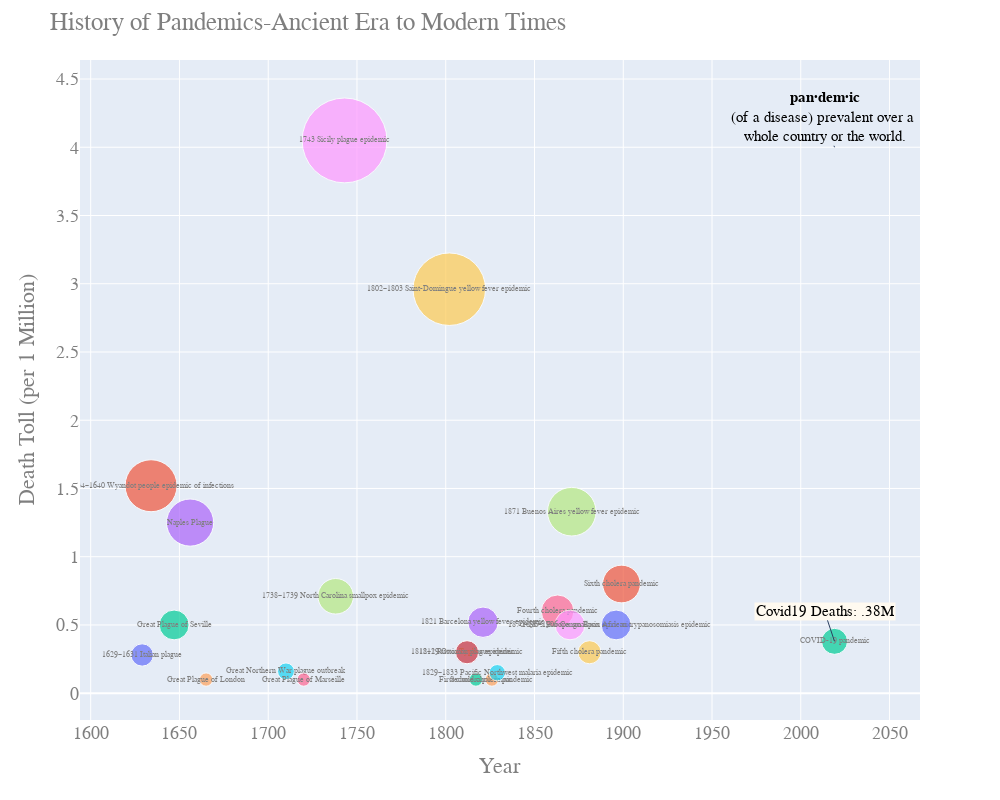

Here is the notebook cell this chart was saved with:
### Code cell
#plotting data based on requirement
fig = px.scatter(df, x="Year", y="Death Count", size="Death Count", color="Pandemic Name",text = "Pandemic Name", 
                 log_x=False, size_max=60,width=1000, height=1000)
fig.update_layout(showlegend=False)
fig.update_layout(uniformtext_minsize=8, uniformtext_mode='hide')
fig.update_layout(
    height=800,
    title_text='History of Pandemics-Ancient Era to Modern Times',
    yaxis_title="Death Toll (per 1 Million)",
    font=dict(family="Calibri, monospace",size=18,color="#7f7f7f")
)
fig.update_traces(textposition='middle center')
fig.update_traces(textfont_size=8)

fig.add_annotation(
            x=2019,
            y=.38,
            text="Covid19 Deaths: .38M",bgcolor='floralwhite',font=dict(
                family="Calibri, monospace",
                size=15,
                color="black"
            ))

fig.add_annotation(
            x=2019,
            y=4,
            text="<b>pan·dem·ic</b><br>(of a disease) prevalent over a <br>whole country or the world.",
font=dict(
                family="Calibri, monospace",
                size=15,
                color="black"
            ))
fig.show()

### Figure 1 — Plotly figure (JSON) as saved in the notebook; plotly's stock layout.template omitted (floating-point values rounded to 4 significant figures)
{"data": [{"hoverlabel": {"namelength": 0}, "hovertemplate": "Pandemic Name=%{text}<br>Year=%{x}<br>Death Count=%{marker.size}", "legendgroup": "1629–1631 Italian plague", "marker": {"color": "#636efa", "size": [0.28], "sizemode": "area", "sizeref": 0.001125, "symbol": "circle"}, "mode": "markers+text", "name": "1629–1631 Italian plague", "showlegend": true, "text": ["1629–1631 Italian plague"], "textfont": {"size": 8}, "textposition": "middle center", "type": "scatter", "x": ["1629"], "xaxis": "x", "y": [0.28], "yaxis": "y"}, {"hoverlabel": {"namelength": 0}, "hovertemplate": "Pandemic Name=%{text}<br>Year=%{x}<br>Death Count=%{marker.size}", "legendgroup": "1634–1640 Wyandot people epidemic of infections", "marker": {"color": "#EF553B", "size": [1.52], "sizemode": "area", "sizeref": 0.001125, "symbol": "circle"}, "mode": "markers+text", "name": "1634–1640 Wyandot people epidemic of infections", "showlegend": true, "text": ["1634–1640 Wyandot people epidemic of infections"], "textfont": {"size": 8}, "textposition": "middle center", "type": "scatter", "x": ["1634"], "xaxis": "x", "y": [1.52], "yaxis": "y"}, {"hoverlabel": {"namelength": 0}, "hovertemplate": "Pandemic Name=%{text}<br>Year=%{x}<br>Death Count=%{marker.size}", "legendgroup": "Great Plague of Seville", "marker": {"color": "#00cc96", "size": [0.5], "sizemode": "area", "sizeref": 0.001125, "symbol": "circle"}, "mode": "markers+text", "name": "Great Plague of Seville", "showlegend": true, "text": ["Great Plague of Seville"], "textfont": {"size": 8}, "textposition": "middle center", "type": "scatter", "x": ["1647"], "xaxis": "x", "y": [0.5], "yaxis": "y"}, {"hoverlabel": {"namelength": 0}, "hovertemplate": "Pandemic Name=%{text}<br>Year=%{x}<br>Death Count=%{marker.size}", "legendgroup": "Naples Plague", "marker": {"color": "#ab63fa", "size": [1.25], "sizemode": "area", "sizeref": 0.001125, "symbol": "circle"}, "mode": "markers+text", "name": "Naples Plague", "showlegend": true, "text": ["Naples Plague"], "textfont": {"size": 8}, "textposition": "middle center", "type": "scatter", "x": ["1656"], "xaxis": "x", "y": [1.25], "yaxis": "y"}, {"hoverlabel": {"namelength": 0}, "hovertemplate": "Pandemic Name=%{text}<br>Year=%{x}<br>Death Count=%{marker.size}", "legendgroup": "Great Plague of London", "marker": {"color": "#FFA15A", "size": [0.1], "sizemode": "area", "sizeref": 0.001125, "symbol": "circle"}, "mode": "markers+text", "name": "Great Plague of London", "showlegend": true, "text": ["Great Plague of London"], "textfont": {"size": 8}, "textposition": "middle center", "type": "scatter", "x": ["1665"], "xaxis": "x", "y": [0.1], "yaxis": "y"}, {"hoverlabel": {"namelength": 0}, "hovertemplate": "Pandemic Name=%{text}<br>Year=%{x}<br>Death Count=%{marker.size}", "legendgroup": "Great Northern War plague outbreak", "marker": {"color": "#19d3f3", "size": [0.16], "sizemode": "area", "sizeref": 0.001125, "symbol": "circle"}, "mode": "markers+text", "name": "Great Northern War plague outbreak", "showlegend": true, "text": ["Great Northern War plague outbreak"], "textfont": {"size": 8}, "textposition": "middle center", "type": "scatter", "x": ["1710"], "xaxis": "x", "y": [0.16], "yaxis": "y"}, {"hoverlabel": {"namelength": 0}, "hovertemplate": "Pandemic Name=%{text}<br>Year=%{x}<br>Death Count=%{marker.size}", "legendgroup": "Great Plague of Marseille", "marker": {"color": "#FF6692", "size": [0.1], "sizemode": "area", "sizeref": 0.001125, "symbol": "circle"}, "mode": "markers+text", "name": "Great Plague of Marseille", "showlegend": true, "text": ["Great Plague of Marseille"], "textfont": {"size": 8}, "textposition": "middle center", "type": "scatter", "x": ["1720"], "xaxis": "x", "y": [0.1], "yaxis": "y"}, {"hoverlabel": {"namelength": 0}, "hovertemplate": "Pandemic Name=%{text}<br>Year=%{x}<br>Death Count=%{marker.size}", "legendgroup": "1738–1739 North Carolina smallpox epidemic", "marker": {"color": "#B6E880", "size": [0.71], "sizemode": "area", "sizeref": 0.001125, "symbol": "circle"}, "mode": "markers+text", "name": "1738–1739 North Carolina smallpox epidemic", "showlegend": true, "text": ["1738–1739 North Carolina smallpox epidemic"], "textfont": {"size": 8}, "textposition": "middle center", "type": "scatter", "x": ["1738"], "xaxis": "x", "y": [0.71], "yaxis": "y"}, {"hoverlabel": {"namelength": 0}, "hovertemplate": "Pandemic Name=%{text}<br>Year=%{x}<br>Death Count=%{marker.size}", "legendgroup": "1743 Sicily plague epidemic", "marker": {"color": "#FF97FF", "size": [4.05], "sizemode": "area", "sizeref": 0.001125, "symbol": "circle"}, "mode": "markers+text", "name": "1743 Sicily plague epidemic", "showlegend": true, "text": ["1743 Sicily plague epidemic"], "textfont": {"size": 8}, "textposition": "middle center", "type": "scatter", "x": ["1743"], "xaxis": "x", "y": [4.05], "yaxis": "y"}, {"hoverlabel": {"namelength": 0}, "hovertemplate": "Pandemic Name=%{text}<br>Year=%{x}<br>Death Count=%{marker.size}", "legendgroup": "1802–1803 Saint-Domingue yellow fever epidemic", "marker": {"color": "#FECB52", "size": [2.96], "sizemode": "area", "sizeref": 0.001125, "symbol": "circle"}, "mode": "markers+text", "name": "1802–1803 Saint-Domingue yellow fever epidemic", "showlegend": true, "text": ["1802–1803 Saint-Domingue yellow fever epidemic"], "textfont": {"size": 8}, "textposition": "middle center", "type": "scatter", "x": ["1802"], "xaxis": "x", "y": [2.96], "yaxis": "y"}, {"hoverlabel": {"namelength": 0}, "hovertemplate": "Pandemic Name=%{text}<br>Year=%{x}<br>Death Count=%{marker.size}", "legendgroup": "1812 Russia Typhus epidemic", "marker": {"color": "#636efa", "size": [0.3], "sizemode": "area", "sizeref": 0.001125, "symbol": "circle"}, "mode": "markers+text", "name": "1812 Russia Typhus epidemic", "showlegend": true, "text": ["1812 Russia Typhus epidemic"], "textfont": {"size": 8}, "textposition": "middle center", "type": "scatter", "x": ["1812"], "xaxis": "x", "y": [0.3], "yaxis": "y"}, {"hoverlabel": {"namelength": 0}, "hovertemplate": "Pandemic Name=%{text}<br>Year=%{x}<br>Death Count=%{marker.size}", "legendgroup": "1812–19 Ottoman plague epidemic", "marker": {"color": "#EF553B", "size": [0.3], "sizemode": "area", "sizeref": 0.001125, "symbol": "circle"}, "mode": "markers+text", "name": "1812–19 Ottoman plague epidemic", "showlegend": true, "text": ["1812–19 Ottoman plague epidemic"], "textfont": {"size": 8}, "textposition": "middle center", "type": "scatter", "x": ["1812"], "xaxis": "x", "y": [0.3], "yaxis": "y"}, {"hoverlabel": {"namelength": 0}, "hovertemplate": "Pandemic Name=%{text}<br>Year=%{x}<br>Death Count=%{marker.size}", "legendgroup": "First cholera pandemic", "marker": {"color": "#00cc96", "size": [0.1], "sizemode": "area", "sizeref": 0.001125, "symbol": "circle"}, "mode": "markers+text", "name": "First cholera pandemic", "showlegend": true, "text": ["First cholera pandemic"], "textfont": {"size": 8}, "textposition": "middle center", "type": "scatter", "x": ["1817"], "xaxis": "x", "y": [0.1], "yaxis": "y"}, {"hoverlabel": {"namelength": 0}, "hovertemplate": "Pandemic Name=%{text}<br>Year=%{x}<br>Death Count=%{marker.size}", "legendgroup": "1821 Barcelona yellow fever epidemic", "marker": {"color": "#ab63fa", "size": [0.52], "sizemode": "area", "sizeref": 0.001125, "symbol": "circle"}, "mode": "markers+text", "name": "1821 Barcelona yellow fever epidemic", "showlegend": true, "text": ["1821 Barcelona yellow fever epidemic"], "textfont": {"size": 8}, "textposition": "middle center", "type": "scatter", "x": ["1821"], "xaxis": "x", "y": [0.52], "yaxis": "y"}, {"hoverlabel": {"namelength": 0}, "hovertemplate": "Pandemic Name=%{text}<br>Year=%{x}<br>Death Count=%{marker.size}", "legendgroup": "Second cholera pandemic", "marker": {"color": "#FFA15A", "size": [0.1], "sizemode": "area", "sizeref": 0.001125, "symbol": "circle"}, "mode": "markers+text", "name": "Second cholera pandemic", "showlegend": true, "text": ["Second cholera pandemic"], "textfont": {"size": 8}, "textposition": "middle center", "type": "scatter", "x": ["1826"], "xaxis": "x", "y": [0.1], "yaxis": "y"}, {"hoverlabel": {"namelength": 0}, "hovertemplate": "Pandemic Name=%{text}<br>Year=%{x}<br>Death Count=%{marker.size}", "legendgroup": "1829–1833 Pacific Northwest malaria epidemic", "marker": {"color": "#19d3f3", "size": [0.15], "sizemode": "area", "sizeref": 0.001125, "symbol": "circle"}, "mode": "markers+text", "name": "1829–1833 Pacific Northwest malaria epidemic", "showlegend": true, "text": ["1829–1833 Pacific Northwest malaria epidemic"], "textfont": {"size": 8}, "textposition": "middle center", "type": "scatter", "x": ["1829"], "xaxis": "x", "y": [0.15], "yaxis": "y"}, {"hoverlabel": {"namelength": 0}, "hovertemplate": "Pandemic Name=%{text}<br>Year=%{x}<br>Death Count=%{marker.size}", "legendgroup": "Fourth cholera pandemic", "marker": {"color": "#FF6692", "size": [0.6], "sizemode": "area", "sizeref": 0.001125, "symbol": "circle"}, "mode": "markers+text", "name": "Fourth cholera pandemic", "showlegend": true, "text": ["Fourth cholera pandemic"], "textfont": {"size": 8}, "textposition": "middle center", "type": "scatter", "x": ["1863"], "xaxis": "x", "y": [0.6], "yaxis": "y"}, {"hoverlabel": {"namelength": 0}, "hovertemplate": "Pandemic Name=%{text}<br>Year=%{x}<br>Death Count=%{marker.size}", "legendgroup": "1871 Buenos Aires yellow fever epidemic", "marker": {"color": "#B6E880", "size": [1.33], "sizemode": "area", "sizeref": 0.001125, "symbol": "circle"}, "mode": "markers+text", "name": "1871 Buenos Aires yellow fever epidemic", "showlegend": true, "text": ["1871 Buenos Aires yellow fever epidemic"], "textfont": {"size": 8}, "textposition": "middle center", "type": "scatter", "x": ["1871"], "xaxis": "x", "y": [1.33], "yaxis": "y"}, {"hoverlabel": {"namelength": 0}, "hovertemplate": "Pandemic Name=%{text}<br>Year=%{x}<br>Death Count=%{marker.size}", "legendgroup": "1870–1875 Europe smallpox epidemic", "marker": {"color": "#FF97FF", "size": [0.5], "sizemode": "area", "sizeref": 0.001125, "symbol": "circle"}, "mode": "markers+text", "name": "1870–1875 Europe smallpox epidemic", "showlegend": true, "text": ["1870–1875 Europe smallpox epidemic"], "textfont": {"size": 8}, "textposition": "middle center", "type": "scatter", "x": ["1870"], "xaxis": "x", "y": [0.5], "yaxis": "y"}, {"hoverlabel": {"namelength": 0}, "hovertemplate": "Pandemic Name=%{text}<br>Year=%{x}<br>Death Count=%{marker.size}", "legendgroup": "Fifth cholera pandemic", "marker": {"color": "#FECB52", "size": [0.3], "sizemode": "area", "sizeref": 0.001125, "symbol": "circle"}, "mode": "markers+text", "name": "Fifth cholera pandemic", "showlegend": true, "text": ["Fifth cholera pandemic"], "textfont": {"size": 8}, "textposition": "middle center", "type": "scatter", "x": ["1881"], "xaxis": "x", "y": [0.3], "yaxis": "y"}, {"hoverlabel": {"namelength": 0}, "hovertemplate": "Pandemic Name=%{text}<br>Year=%{x}<br>Death Count=%{marker.size}", "legendgroup": "1896–1906 Congo Basin African trypanosomiasis epidemic", "marker": {"color": "#636efa", "size": [0.5], "sizemode": "area", "sizeref": 0.001125, "symbol": "circle"}, "mode": "markers+text", "name": "1896–1906 Congo Basin African trypanosomiasis epidemic", "showlegend": true, "text": ["1896–1906 Congo Basin African trypanosomiasis epidemic"], "textfont": {"size": 8}, "textposition": "middle center", "type": "scatter", "x": ["1896"], "xaxis": "x", "y": [0.5], "yaxis": "y"}, {"hoverlabel": {"namelength": 0}, "hovertemplate": "Pandemic Name=%{text}<br>Year=%{x}<br>Death Count=%{marker.size}", "legendgroup": "Sixth cholera pandemic", "marker": {"color": "#EF553B", "size": [0.8], "sizemode": "area", "sizeref": 0.001125, "symbol": "circle"}, "mode": "markers+text", "name": "Sixth cholera pandemic", "showlegend": true, "text": ["Sixth cholera pandemic"], "textfont": {"size": 8}, "textposition": "middle center", "type": "scatter", "x": ["1899"], "xaxis": "x", "y": [0.8], "yaxis": "y"}, {"hoverlabel": {"namelength": 0}, "hovertemplate": "Pandemic Name=%{text}<br>Year=%{x}<br>Death Count=%{marker.size}", "legendgroup": "COVID-19 pandemic", "marker": {"color": "#00cc96", "size": [0.38], "sizemode": "area", "sizeref": 0.001125, "symbol": "circle"}, "mode": "markers+text", "name": "COVID-19 pandemic", "showlegend": true, "text": ["COVID-19 pandemic"], "textfont": {"size": 8}, "textposition": "middle center", "type": "scatter", "x": ["2019"], "xaxis": "x", "y": [0.38], "yaxis": "y"}], "layout": {"annotations": [{"bgcolor": "floralwhite", "font": {"color": "black", "family": "Calibri, monospace", "size": 15}, "text": "Covid19 Deaths: .38M", "x": 2019, "y": 0.38}, {"font": {"color": "black", "family": "Calibri, monospace", "size": 15}, "text": "<b>pan·dem·ic</b><br>(of a disease) prevalent over a <br>whole country or the world.", "x": 2019, "y": 4}], "font": {"color": "#7f7f7f", "family": "Calibri, monospace", "size": 18}, "height": 800, "legend": {"itemsizing": "constant", "title": {"text": "Pandemic Name"}, "tracegroupgap": 0}, "margin": {"t": 60}, "showlegend": false, "title": {"text": "History of Pandemics-Ancient Era to Modern Times"}, "uniformtext": {"minsize": 8, "mode": "hide"}, "width": 1000, "xaxis": {"anchor": "y", "domain": [0, 1], "title": {"text": "Year"}}, "yaxis": {"anchor": "x", "domain": [0, 1], "title": {"text": "Death Toll (per 1 Million)"}}}}
